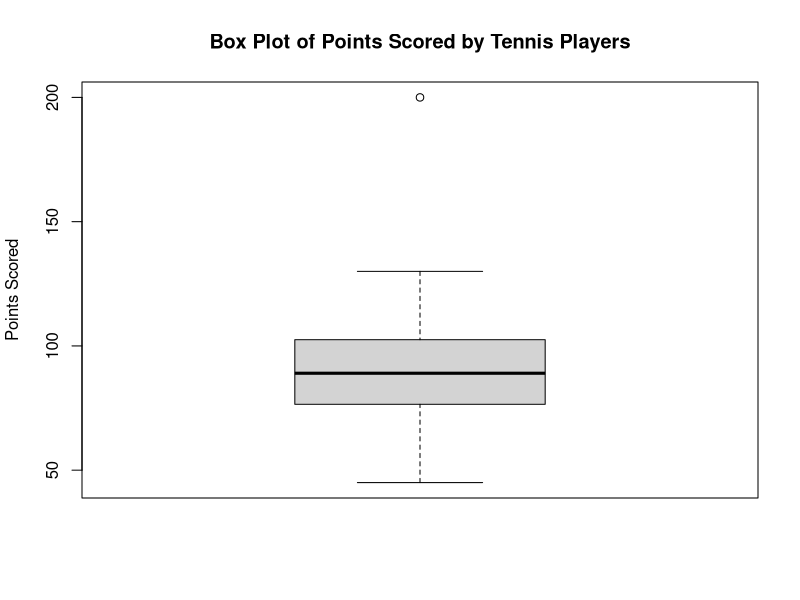

Here is the R script that generated this plot:
# Sample data of points scored by tennis players
points_scored <- c(45, 58, 62, 70, 75, 78, 80, 82, 85, 88, 90, 92, 95, 98, 100, 105, 120, 125, 130, 200)

# Create a box plot
boxplot(points_scored, 
        main="Box Plot of Points Scored by Tennis Players",
        ylab="Points Scored")

# Determine the outliers
outliers <- boxplot(points_scored, plot=FALSE)$out

# Print the outliers
cat("Outliers: ",outliers,"\n")